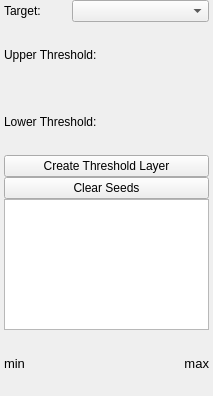
<?xml version="1.0" encoding="UTF-8"?>
<ui version="4.0">
 <class>ThresholdToolInterface</class>
 <widget class="QWidget" name="ThresholdToolInterface">
  <property name="geometry">
   <rect>
    <x>0</x>
    <y>0</y>
    <width>213</width>
    <height>396</height>
   </rect>
  </property>
  <property name="sizePolicy">
   <sizepolicy hsizetype="MinimumExpanding" vsizetype="Fixed">
    <horstretch>0</horstretch>
    <verstretch>0</verstretch>
   </sizepolicy>
  </property>
  <property name="minimumSize">
   <size>
    <width>213</width>
    <height>396</height>
   </size>
  </property>
  <property name="maximumSize">
   <size>
    <width>16777215</width>
    <height>396</height>
   </size>
  </property>
  <property name="windowTitle">
   <string>Threshold Tool</string>
  </property>
  <layout class="QVBoxLayout" name="verticalLayout_2">
   <property name="spacing">
    <number>0</number>
   </property>
   <property name="leftMargin">
    <number>4</number>
   </property>
   <property name="topMargin">
    <number>0</number>
   </property>
   <property name="rightMargin">
    <number>4</number>
   </property>
   <property name="bottomMargin">
    <number>0</number>
   </property>
   <item>
    <layout class="QHBoxLayout" name="activeHLayout" stretch="1,2">
     <property name="spacing">
      <number>0</number>
     </property>
     <item>
      <widget class="QLabel" name="activeLabel">
       <property name="text">
        <string>Target:</string>
       </property>
      </widget>
     </item>
     <item>
      <widget class="QComboBox" name="activeComboBox">
       <property name="sizePolicy">
        <sizepolicy hsizetype="MinimumExpanding" vsizetype="Fixed">
         <horstretch>0</horstretch>
         <verstretch>0</verstretch>
        </sizepolicy>
       </property>
      </widget>
     </item>
    </layout>
   </item>
   <item>
    <layout class="QHBoxLayout" name="upperHLayout_top">
     <item>
      <widget class="QLabel" name="upperLabel">
       <property name="text">
        <string>Upper Threshold:</string>
       </property>
      </widget>
     </item>
     <item>
      <spacer name="upperHSpacer">
       <property name="orientation">
        <enum>Qt::Horizontal</enum>
       </property>
       <property name="sizeType">
        <enum>QSizePolicy::MinimumExpanding</enum>
       </property>
       <property name="sizeHint" stdset="0">
        <size>
         <width>40</width>
         <height>20</height>
        </size>
       </property>
      </spacer>
     </item>
    </layout>
   </item>
   <item>
    <layout class="QHBoxLayout" name="upperHLayout_bottom"/>
   </item>
   <item>
    <layout class="QHBoxLayout" name="lowerHLayout_top">
     <item>
      <widget class="QLabel" name="lowerLabel">
       <property name="text">
        <string>Lower Threshold:</string>
       </property>
      </widget>
     </item>
     <item>
      <spacer name="lowerHSpacer">
       <property name="orientation">
        <enum>Qt::Horizontal</enum>
       </property>
       <property name="sizeType">
        <enum>QSizePolicy::MinimumExpanding</enum>
       </property>
       <property name="sizeHint" stdset="0">
        <size>
         <width>40</width>
         <height>20</height>
        </size>
       </property>
      </spacer>
     </item>
    </layout>
   </item>
   <item>
    <layout class="QHBoxLayout" name="lowerHLayout_bottom"/>
   </item>
   <item>
    <layout class="QVBoxLayout" name="verticalLayout">
     <property name="spacing">
      <number>0</number>
     </property>
     <item>
      <widget class="QPushButton" name="createThresholdLayerButton">
       <property name="sizePolicy">
        <sizepolicy hsizetype="MinimumExpanding" vsizetype="Fixed">
         <horstretch>0</horstretch>
         <verstretch>0</verstretch>
        </sizepolicy>
       </property>
       <property name="text">
        <string>Create Threshold Layer</string>
       </property>
      </widget>
     </item>
     <item>
      <widget class="QPushButton" name="clearSeedsButton">
       <property name="sizePolicy">
        <sizepolicy hsizetype="MinimumExpanding" vsizetype="Fixed">
         <horstretch>0</horstretch>
         <verstretch>0</verstretch>
        </sizepolicy>
       </property>
       <property name="text">
        <string>Clear Seeds</string>
       </property>
      </widget>
     </item>
    </layout>
   </item>
   <item>
    <widget class="QGraphicsView" name="histogramView">
     <property name="sizePolicy">
      <sizepolicy hsizetype="MinimumExpanding" vsizetype="Fixed">
       <horstretch>0</horstretch>
       <verstretch>0</verstretch>
      </sizepolicy>
     </property>
     <property name="minimumSize">
      <size>
       <width>0</width>
       <height>131</height>
      </size>
     </property>
     <property name="maximumSize">
      <size>
       <width>16777215</width>
       <height>131</height>
      </size>
     </property>
    </widget>
   </item>
   <item>
    <layout class="QHBoxLayout" name="minMaxHLayout">
     <item>
      <widget class="QLabel" name="minLabel">
       <property name="sizePolicy">
        <sizepolicy hsizetype="MinimumExpanding" vsizetype="Preferred">
         <horstretch>0</horstretch>
         <verstretch>0</verstretch>
        </sizepolicy>
       </property>
       <property name="font">
        <font>
         <pointsize>10</pointsize>
         <weight>50</weight>
         <bold>false</bold>
        </font>
       </property>
       <property name="text">
        <string>min</string>
       </property>
      </widget>
     </item>
     <item>
      <widget class="QLabel" name="maxLabel">
       <property name="sizePolicy">
        <sizepolicy hsizetype="MinimumExpanding" vsizetype="Preferred">
         <horstretch>0</horstretch>
         <verstretch>0</verstretch>
        </sizepolicy>
       </property>
       <property name="font">
        <font>
         <pointsize>10</pointsize>
        </font>
       </property>
       <property name="text">
        <string>max</string>
       </property>
       <property name="alignment">
        <set>Qt::AlignRight|Qt::AlignTrailing|Qt::AlignVCenter</set>
       </property>
      </widget>
     </item>
    </layout>
   </item>
  </layout>
 </widget>
 <resources/>
 <connections/>
</ui>
